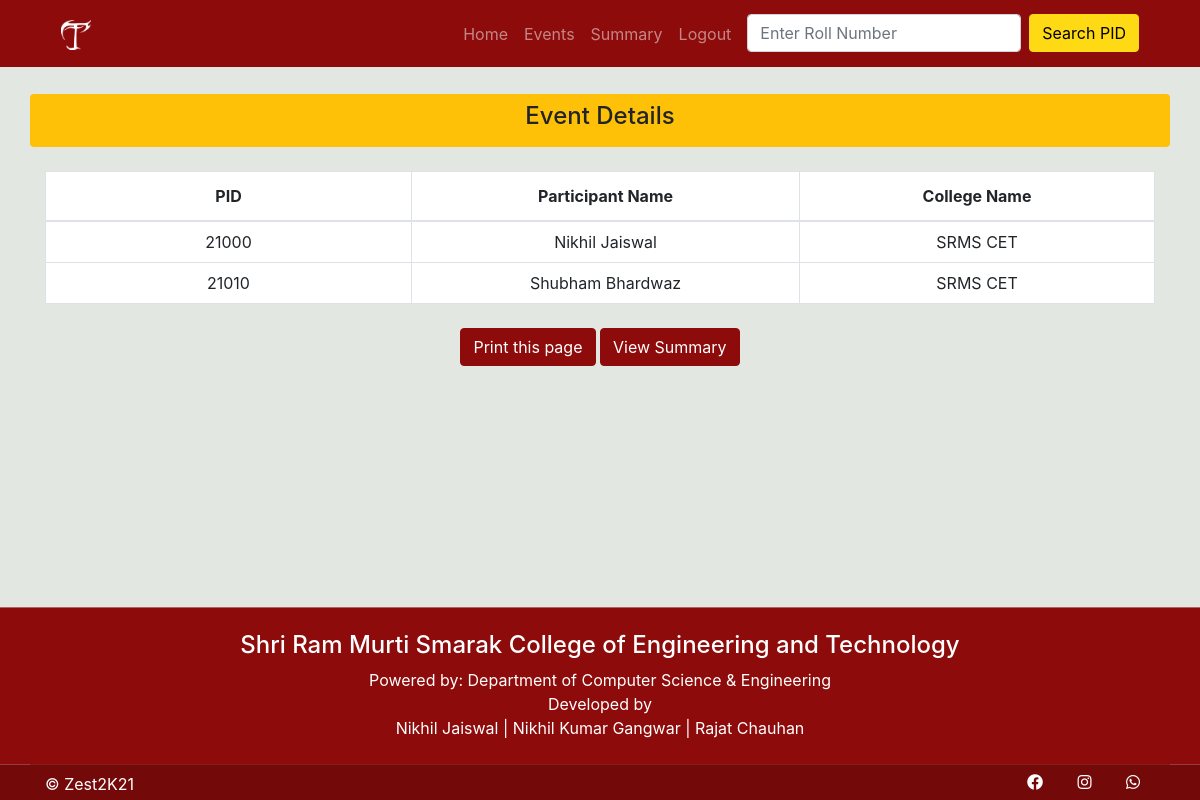
Screenshot of /zest/event_details/5/ (signed in) with the database file from the repository.
### zest/models.py (models this page shows, shortened)
class Pid(models.Model):
    id = models.BigAutoField(auto_created=True, primary_key=True, serialize=False, verbose_name='ID')
    name = models.CharField(max_length=50, help_text='Enter Name', validators=[validate_name])
    college_name = CharField(choices=COLLEGE_CHOICES, max_length=100, help_text='Select College')
    roll_no = models.BigIntegerField(unique=True)
    batch = models.CharField(choices=BATCH_CHOICES, max_length=25, help_text='Select Batch')
    course = models.CharField(choices=COURSE_CHOICES, max_length=25, help_text='Select Course')
    branch = models.CharField(choices=BRANCH_CHOICES, max_length=50, help_text='Select Branch')
    gender = models.CharField(choices=GENDER_CHOICES, max_length=10, help_text='Select Gender')
    phone = models.BigIntegerField(help_text='Enter Mobile No',validators =[validate_phone])
    date_joined = models.DateTimeField(default=timezone.now)
    generated_by = models.ForeignKey(User, on_delete=models.PROTECT,related_name='gereted_pid')

### zest/views.py (the view)
# urls.py: path('event_details/<int:id>/', views.event_details, name='event_details'),
@login_required(login_url='/zest/login/')
def event_details(request,id):
  individual_event_obj =Individual_Event.objects.get(id=id)
  pids = individual_event_obj.pid.all()
  return render(request,'zest/event_details.html', {'pids': pids})

### zest/templates/zest/event_details.html
{% extends 'zest/base.html' %}
{% block content %}
<div class="container">
  <div class="row rounded mt-4 bg-warning">
    <div class="col-md-12 p-2 text-center">
      <h4>Event Details</h4>
    </div>
  </div>
  <div class="row mt-4">
    <div class="col-md-12">
      <table class="table table-bordered table-hover bg-white">
        <thead>
          <tr class="text-center">
            <th scope="col" style="width:33%">PID</th>
            <th scope="col" style="width:35%">Participant Name</th>
            <th scope="col" style="width:37%">College Name</th>
          </tr>
        </thead>
        <tbody>
          {% for pid in pids %}
          <tr>
            <td class="align-middle text-center p-2">{{pid.id}}</td>
            <td class="text-center align-middle p-2">{{pid.name}}</td>
            <td class="align-middle text-center p-2">{{pid.college_name}}</td>
          </tr>
          {% endfor %}
        </tbody>
      </table>
    </div>
  </div>
  <div class="row d-print-none">
    <div class="col-md-12 mt-2  text-center">
      <form>
        <input class="btn btn-color serach-btn " type="button" value="Print this page" onClick="window.print()">
        <a href="{% url 'event_summary' %}" class="btn btn-color serach-btn ">View Summary</a>
      </form>
    </div>
  </div>
</div>
{% endblock content %}

### zest/static/zest/css/style.css (style rules this page uses)
:root { --theme: #8d0b0b; --bgcolor: #126364; --yellow: #FEDA15; }
body { background: #E2E7E1; min-height: 100vh; }
.btn-color { color: #fff; background-color: var(--theme); border-color: var(--theme); }

### zest/templates/zest/base.html (style rules this page uses)
body { padding-top: 70px; }

### rows the page displays
Pid: id "21000", name "Nikhil Jaiswal", college_name "SRMS CET"
Pid: id "21010", name "Shubham Bhardwaz", college_name "SRMS CET"
